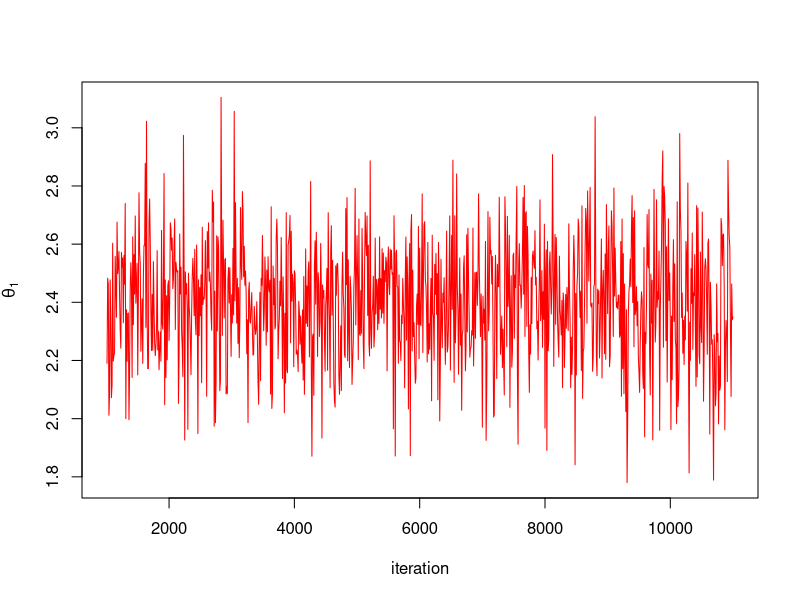
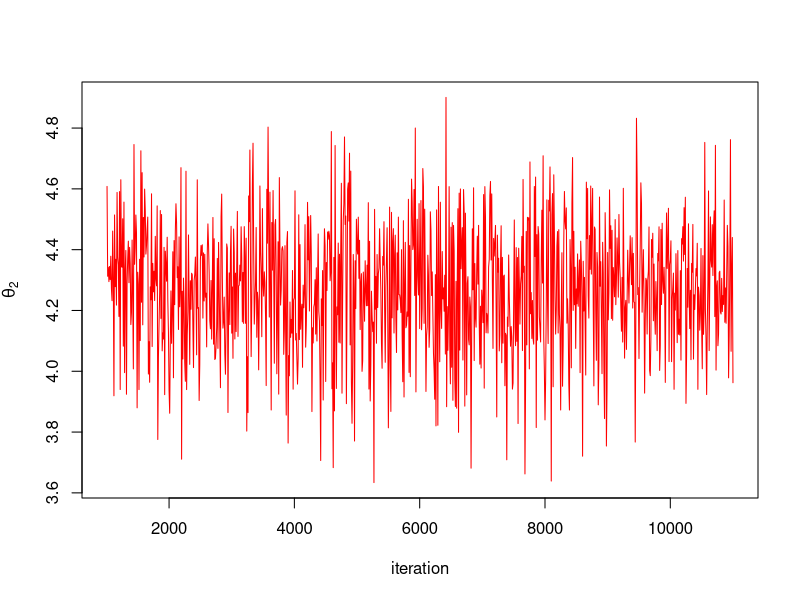
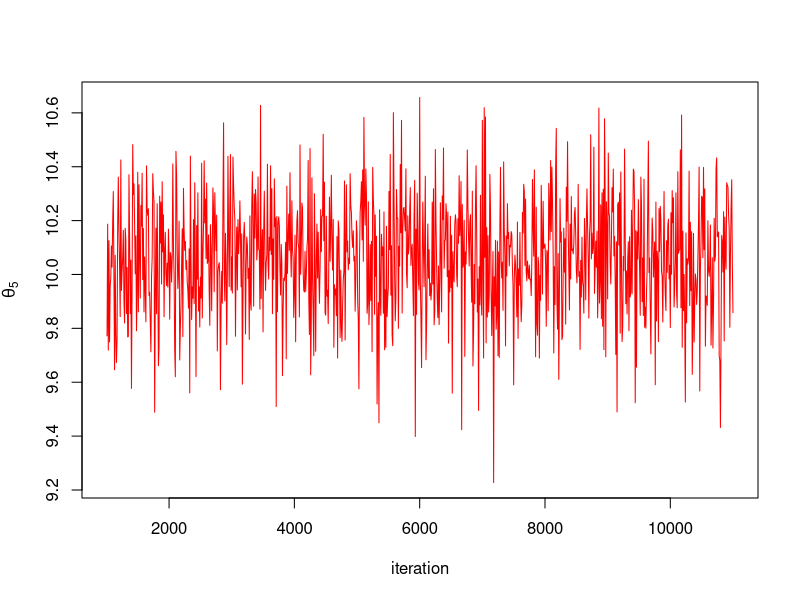

Write R code to recreate these figures, in order.
setwd('D:/Academic/Assignments/Statistical Inference 2_TS/Assignment 2/')

# Data Generation
theta <- 2 * c(1:10)   # different means
sigma.sq <- 1
n <- 25
k <- 10

set.seed(1911)
errors <- rnorm(n * k, mean = 0, sd = sqrt(sigma.sq))
y <- matrix(rep(theta, each = n) + errors, nrow = k, ncol = n, byrow = TRUE)


#################

# Perform Gibbs Sampling
do.Gibbs <- function(y, a1, a2, b1, b2, mu0, sigma0.sq, n_samples = 100, burnin = 1000, nthin = 10) {
    k <- nrow(y)
    n <- ncol(y)
    
    # initialize Gibbs sampler
    theta <- rep(1, k)
    mu_pi <- 0
    sigma_pi.sq <- 1
    sigma.sq <- 1
    
    nchain = burnin + (n_samples * nthin)
    theta_post <- matrix(NA, nrow = n_samples, ncol = k)
    pb <- txtProgressBar(max = nchain, style = 3)
    
    for (t in 1:nchain) {
        # generate theta
        mu1 <- (sigma_pi.sq / (sigma_pi.sq + sigma.sq / n)) * rowMeans(y) + 
            ((sigma.sq / n) / (sigma_pi.sq + sigma.sq / n)) * mu_pi
        Sigma1 <- diag(k) * (sigma_pi.sq * sigma.sq / n) / (sigma_pi.sq + sigma.sq / n)
        theta <- MASS::mvrnorm(mu = mu1, Sigma = Sigma1)
        
        # generate sigma^2
        ss <- sum((y - matrix(theta, nrow = k, ncol = n, byrow = FALSE))^2)
        sigma.sq <- 1 / rgamma(n = 1, shape = (a1 + n/2), rate = (b1 + ss/2))
        
        # generate mu_pi
        mu2 <- (sigma0.sq/(sigma0.sq + sigma_pi.sq/k)) * mean(theta) + 
            ((sigma0.sq/k)/(sigma0.sq + sigma_pi.sq/k)) * mu0
        sigma2 <- (sigma0.sq * sigma_pi.sq / k) / (sigma0.sq + sigma_pi.sq / k)
        mu_pi <- rnorm(n = 1, mean = mu2, sd = sqrt(sigma2))
        
        # generate sigma_pi.sq
        ss2 <- sum((theta - mu_pi)^2)
        sigma_pi.sq <- 1 / rgamma(n = 1, shape = (a2 + k/2), rate = (b2 + ss2/2))
        
        if (t > burnin) {
            if ((t - burnin) %% nthin == 0) {
                index <- (t - burnin) / nthin
                theta_post[index, ] <- theta
            }
        }
        
        setTxtProgressBar(pb, value = t)
    }
    
    close(pb)
    
    return(theta_post)
}


set.seed(1234)
params <- c(1000, 1000, 1000, 1000, 0, 1000)
res <- do.Gibbs(y, params[1], params[2], params[3], params[4], params[5], params[6], 
                n_samples = 1000, burnin = 1000, nthin = 10)
theta_est <- colMeans(res)

paste(paste("(", paste(params, collapse = ", "), ")", sep = ""),
      paste("(", paste(round(theta_est, 3), collapse = ", "), ")", sep = ""), sep = " & ")



# Convergence Plots
plot(1000 + 10 * c(1:1000), res[, 1], type = "l", col = "red", xlab = "iteration", 
     ylab = expression(theta[1]))

plot(1000 + 10 * c(1:1000), res[, 2], type = "l", col = "red", xlab = "iteration", 
     ylab = expression(theta[2]))

plot(1000 + 10 * c(1:1000), res[, 5], type = "l", col = "red", xlab = "iteration", 
     ylab = expression(theta[5]))














